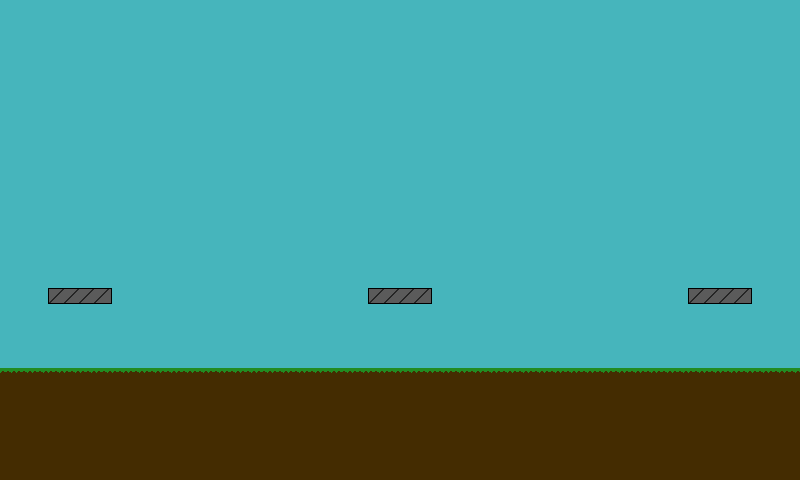

Below is a game level as drawn by its tile map, then a one-line description and the .tmx that defines it (tile-layer data replaced by summaries):
An orthogonal 50x30 tile map with 16x16 px tiles, 2 tile layers (Hintergrund, grafik) and 4 objects.

<map version="1.0" tiledversion="1.1.5" orientation="orthogonal" renderorder="right-down" width="50" height="30" tilewidth="16" tileheight="16" infinite="0" nextobjectid="6">
 <tileset firstgid="1" source="Tileset.tsx" />
 <layer name="Hintergrund" width="50" height="30">
  <data>[1500 cells, 1500 non-empty, 1 distinct tile ids]</data>
 </layer>
 <layer name="grafik" width="50" height="30">
  <data>[1500 cells, 362 non-empty, 6 distinct tile ids]</data>
 </layer>
 <objectgroup name="Boden">
  <object id="1" x="0" y="367.956" width="800.031" height="112.013" />
 </objectgroup>
 <objectgroup name="Plattform">
  <object id="2" x="48.0435" y="288" width="63.8696" height="15.913" />
  <object id="3" x="367.909" y="287.909" width="64" height="16.0909" />
  <object id="4" x="687.909" y="288.091" width="64" height="15.7273" />
 </objectgroup>
</map>
